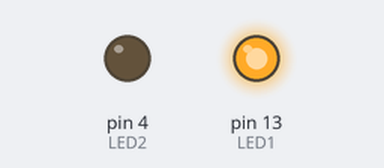
This sketch was run on a simulated Arduino Uno, built with avr-gcc and run on an emulated ATmega328P. Parts: output pins drawn as LEDs (lit = HIGH). What the sketch prints to the serial monitor is not drawn.

Above: at 0.6 s.
At 69.4 s:
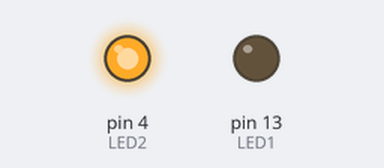
Timing chart, 0 to 71.1 s (numbered marks = the images above):
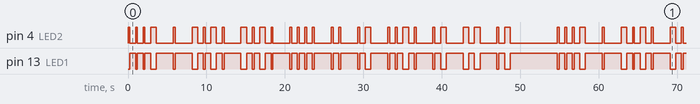

Measured:
- by itself, pin 4 (LED2), pin 13 (LED1): moves between LOW and HIGH, repeating every 54.7 s
- by itself, everything shown: repeats every 54.7 s, in 62 steps

The sketch:

esp8266.ino
```cpp
#define LED1 LED_BUILTIN  // Builtin LED is inverted
#define LED2 4  // D2 on Wemos D1 Mini

void setup() {
  Serial.begin(9600);
  pinMode(LED1, OUTPUT);
  pinMode(LED2, OUTPUT);
  digitalWrite(LED1, LOW);
  digitalWrite(LED2, LOW);
}

void on() {
  digitalWrite(LED1, LOW);
  digitalWrite(LED2, HIGH);
}

void off() {
  digitalWrite(LED1, HIGH);
  digitalWrite(LED2, LOW);
}

void loop() {
  Serial.print(".");
  on();
  delay(240);
  off();
  delay(720);
  Serial.print(".");
  on();
  delay(240);
  off();
  delay(720);
  Serial.print(".");
  on();
  delay(240);
  off();
  delay(720);
  Serial.print("-");
  on();
  delay(720);
  off();
  delay(720);
  Serial.print(" ");
  off();
  delay(1440);
  Serial.print(".");
  on();
  delay(240);
  off();
  delay(720);
  Serial.print(" ");
  off();
  delay(1440);
  Serial.print("-");
  on();
  delay(720);
  off();
  delay(720);
  Serial.print(".");
  on();
  delay(240);
  off();
  delay(720);
  Serial.print("-");
  on();
  delay(720);
  off();
  delay(720);
  Serial.print(".");
  on();
  delay(240);
  off();
  delay(720);
  Serial.print(" ");
  off();
  delay(1440);
  Serial.print("-");
  on();
  delay(720);
  off();
  delay(720);
  Serial.print(".");
  on();
  delay(240);
  off();
  delay(720);
  Serial.print("-");
  on();
  delay(720);
  off();
  delay(720);
  Serial.print(".");
  on();
  delay(240);
  off();
  delay(720);
  Serial.print(" ");
  off();
  delay(1440);
  Serial.print(".");
  on();
  delay(240);
  off();
  delay(720);
  Serial.print(".");
  on();
  delay(240);
  off();
  delay(720);
  Serial.print(".");
  on();
  delay(240);
  off();
  delay(720);
  Serial.print(".");
  on();
  delay(240);
  off();
  delay(720);
  Serial.print(" ");
  off();
  delay(1440);
  Serial.print(".");
  on();
  delay(240);
  off();
  delay(720);
  Serial.print(".");
  on();
  delay(240);
  off();
  delay(720);
  Serial.print(" ");
  off();
  delay(1440);
  Serial.print(".");
  on();
  delay(240);
  off();
  delay(720);
  Serial.print("-");
  on();
  delay(720);
  off();
  delay(720);
  Serial.print(" ");
  off();
  delay(1440);
  Serial.print(".");
  on();
  delay(240);
  off();
  delay(720);
  Serial.print(".");
  on();
  delay(240);
  off();
  delay(720);
  Serial.print("-");
  on();
  delay(720);
  off();
  delay(720);
  Serial.print(".");
  on();
  delay(240);
  off();
  delay(720);
  Serial.print(" ");
  off();
  delay(1440);
  Serial.print(".");
  on();
  delay(240);
  off();
  delay(720);
  Serial.print("-");
  on();
  delay(720);
  off();
  delay(720);
  Serial.print(" ");
  off();
  delay(1440);
  Serial.print("-");
  on();
  delay(720);
  off();
  delay(720);
  Serial.print("-");
  on();
  delay(720);
  off();
  delay(720);
  Serial.print(" ");
  off();
  delay(1440);
  Serial.print(".");
  on();
  delay(240);
  off();
  delay(720);
  Serial.print("-");
  on();
  delay(720);
  off();
  Serial.println();

  delay(6000);
}
```
